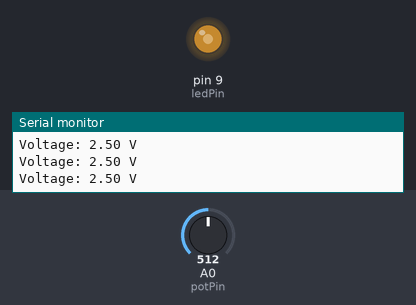
Recording of a sketch running on a simulated Arduino Uno, built with avr-gcc and run on an emulated ATmega328P. Shown: output pins drawn as LEDs (lit = HIGH), the last lines printed to the serial monitor. The test bench sets the inputs (shaded band); at power-on: A0 (potPin) = 512.

Above: at 1.3 s.
1.4 s: A0 (potPin) set to 716
At 2.0 s:
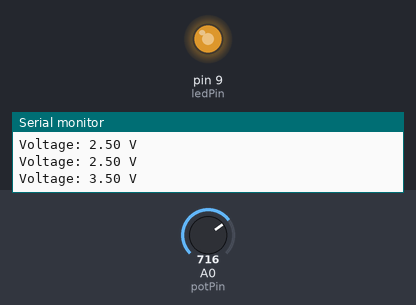
3.0 s: A0 (potPin) set to 900
At 4.2 s:
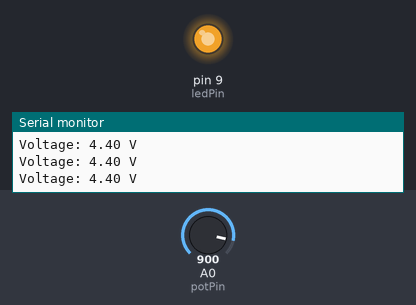
4.5 s: A0 (potPin) set to 122
At 5.6 s:
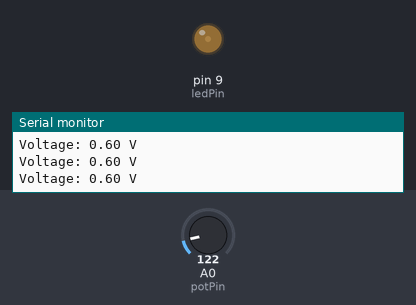
6.0 s: A0 (potPin) set to 0
At 6.8 s:
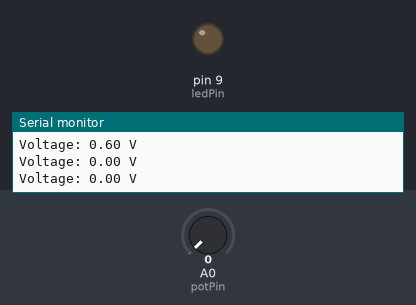
7.5 s: A0 (potPin) set to 511
At 8.1 s:
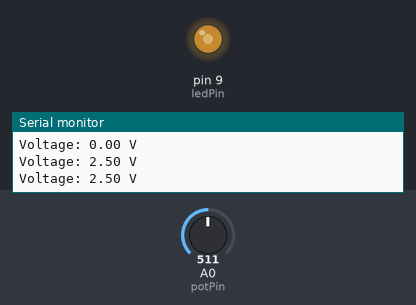
Timing chart, 0 to 10.0 s (numbered marks = the images above; inputs shaded):
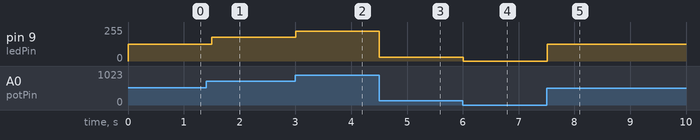

The sketch:

Percobaan_2.ino
```cpp
int potPin = A0;         // Pin analog tempat potensiometer terhubung
int ledPin = 9;          // Pin PWM tempat LED terhubung
int potValue = 0;        // Variabel untuk menyimpan nilai potensiometer
float voltage = 0.0;     // Variabel untuk menyimpan tegangan
int ledBrightness = 0;   // Variabel untuk menyimpan kecerahan LED

void setup() {
  Serial.begin(9600);    // Memulai komunikasi serial pada baud rate 9600
  pinMode(ledPin, OUTPUT); // Mengatur pin LED sebagai output
}

void loop() {
  potValue = analogRead(potPin);          // Membaca nilai dari potensiometer (0 hingga 1023)
  voltage = potValue * (5.0 / 1023.0);    // Mengonversi nilai potensiometer ke tegangan (0 hingga 5V)

  Serial.print("Voltage: ");
  Serial.print(voltage);                  // Menampilkan tegangan ke Serial Monitor
  Serial.println(" V");                   // Menambahkan satuan "V"

  // Mengonversi nilai potensiometer (0-1023) menjadi nilai PWM (0-255)
  ledBrightness = map(potValue, 0, 1023, 0, 255);

  analogWrite(ledPin, ledBrightness);     // Mengatur kecerahan LED sesuai nilai PWM

  delay(500);                             // Jeda 500ms sebelum pembacaan ulang
}
```

Measured:
- after the input at 1.4 s, pin 9 (ledPin): 127/255 → 178/255 after 0.10 s
- after the input at 3.0 s, pin 9 (ledPin): 178/255 → 224/255 at once
- after the input at 4.5 s, pin 9 (ledPin): 224/255 → 30/255 at once
- after the input at 6.0 s, pin 9 (ledPin): 30/255 → 0/255 at once
- after the input at 7.5 s, pin 9 (ledPin): 0/255 → 127/255 at once
